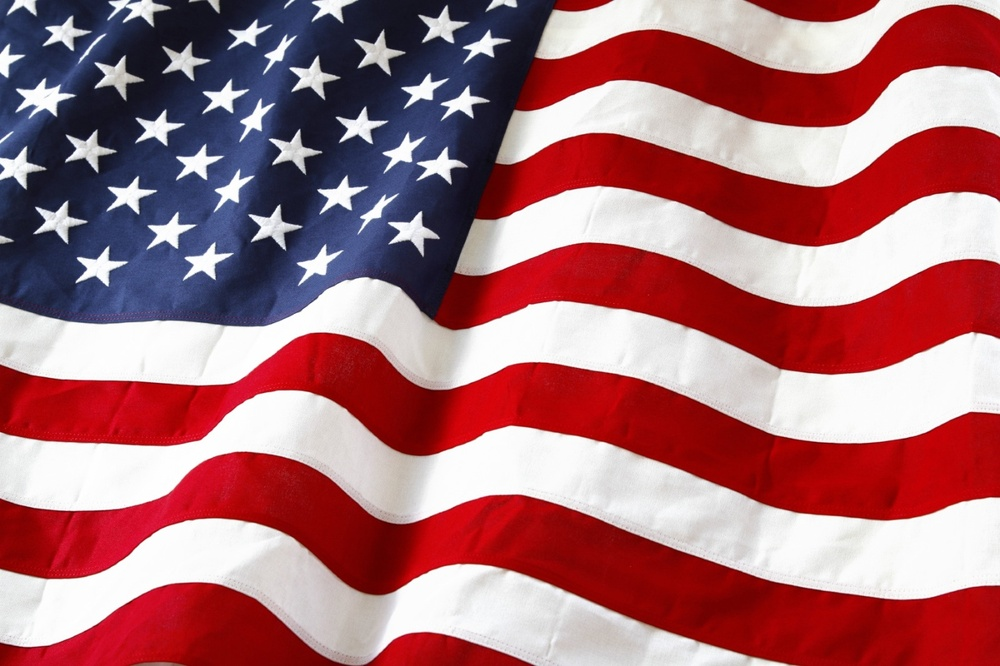
#> input picture flag_1.jpeg, 1000 x 666 px, shrunk from 1600 x 1066 before the run
$ python ex3_question_1.py ../flag_1.jpeg   (older library calls are emulated)
#> lines starting #> are read from the running program, lines starting #| are printed output that depends on the picture
import os
import sys

import cv2
import numpy as np
from skimage.filters import rank

# Load the Image
path_to_image = sys.argv[1]
img = cv2.imread(path_to_image, cv2.IMREAD_GRAYSCALE)
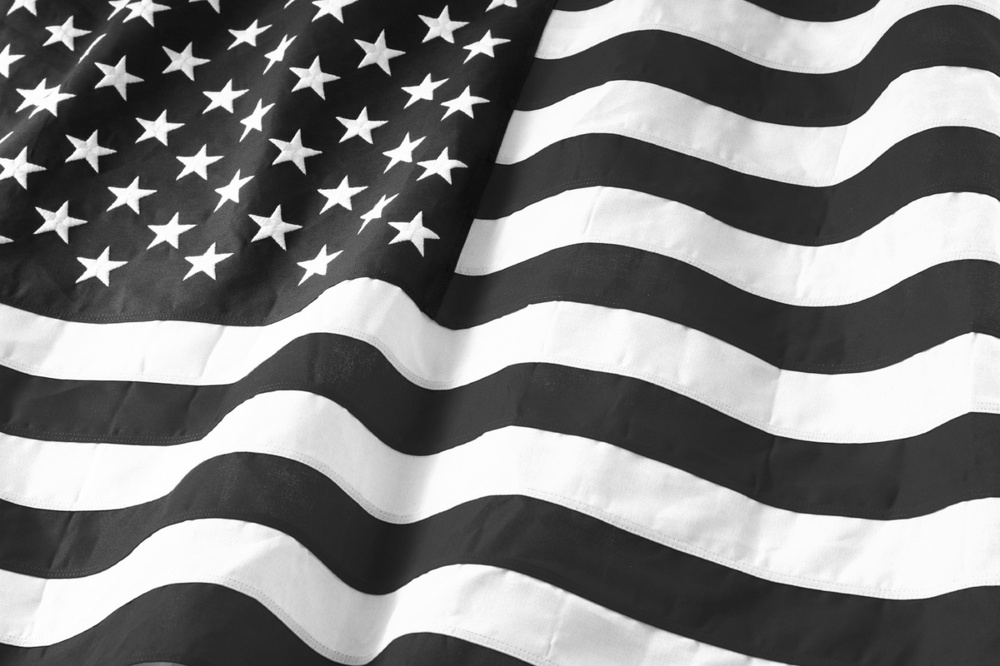
#> img: shape (666, 1000); min 6, max 255, mean 127.8


# Equalization
selem = np.array([[1 for _ in range(3)] for i in range(3)])
img_eq = rank.equalize(img, selem=selem)
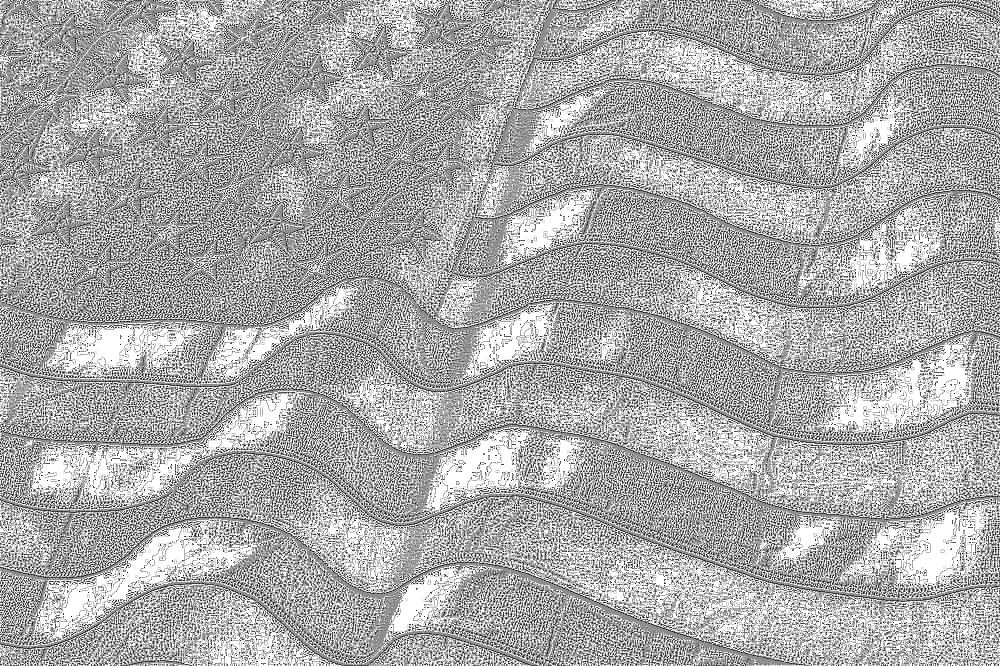
#> img_eq: shape (666, 1000); min 28, max 255, mean 171
dirname = f"{os.path.split(path_to_image)[0]}"
filename = f"enhanced_{os.path.split(path_to_image)[1].split('.')[0]}.png"
cv2.imwrite(os.path.join(dirname, filename), img_eq)
